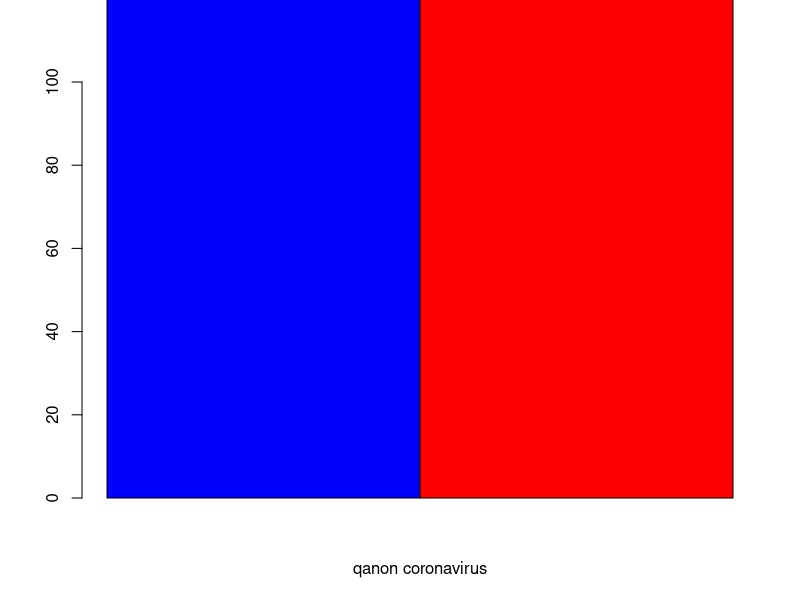
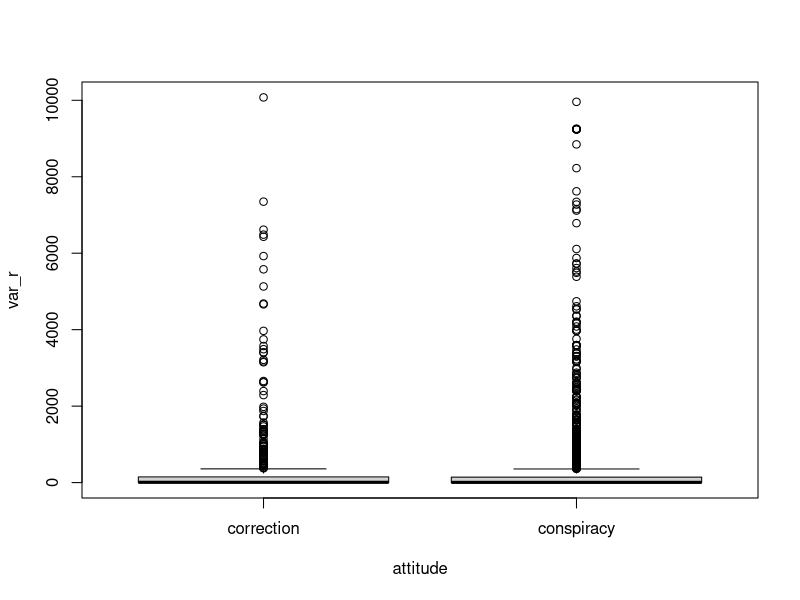
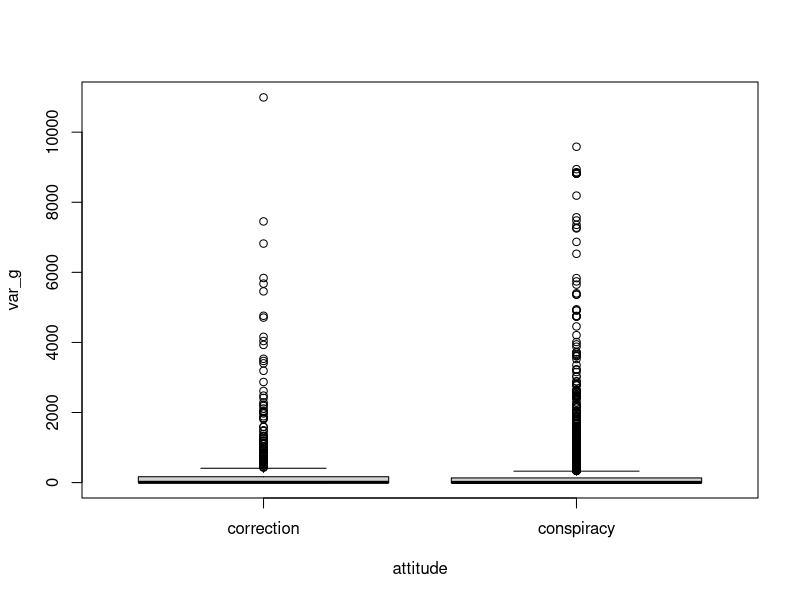
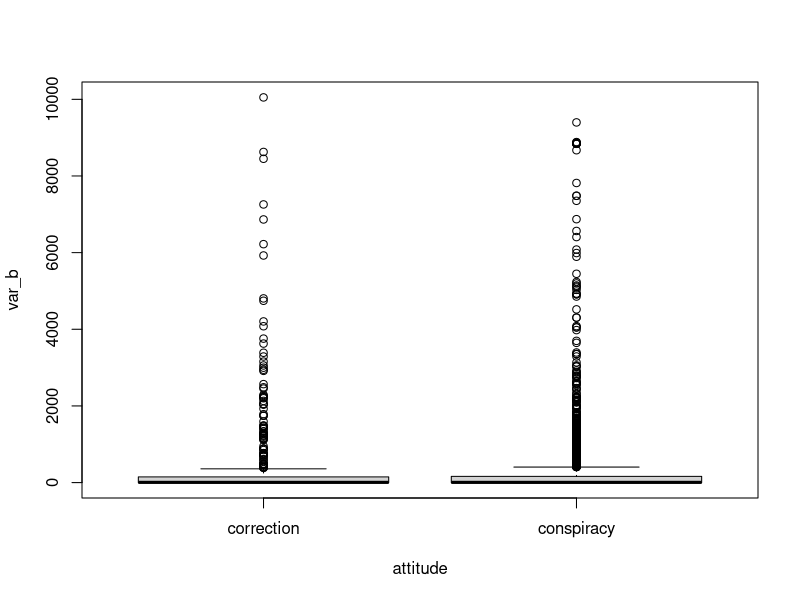
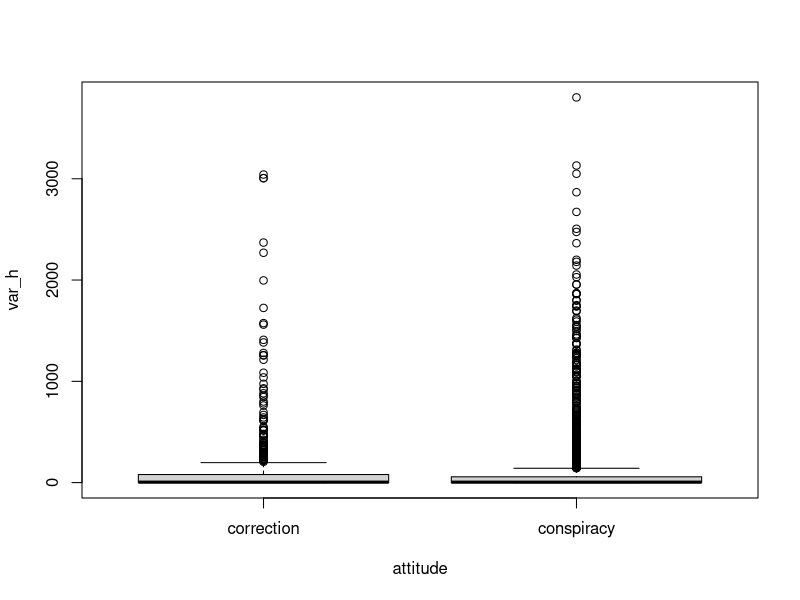
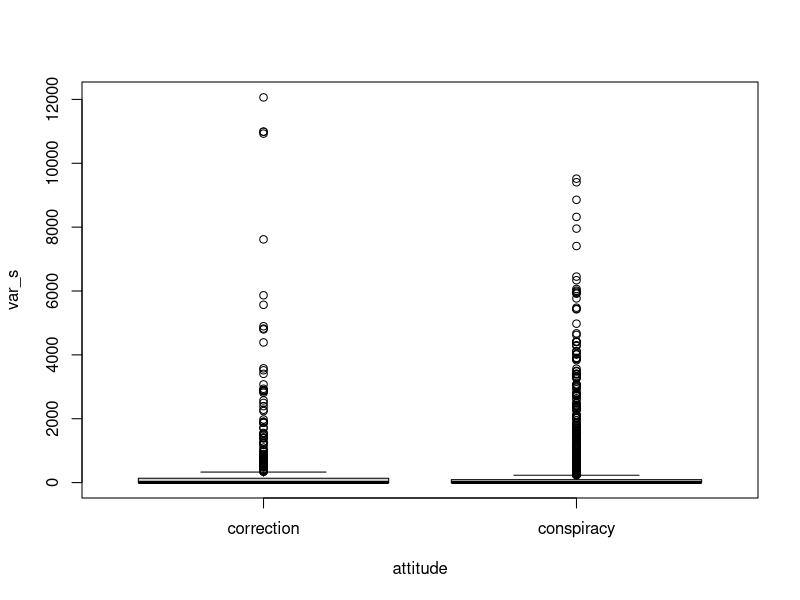
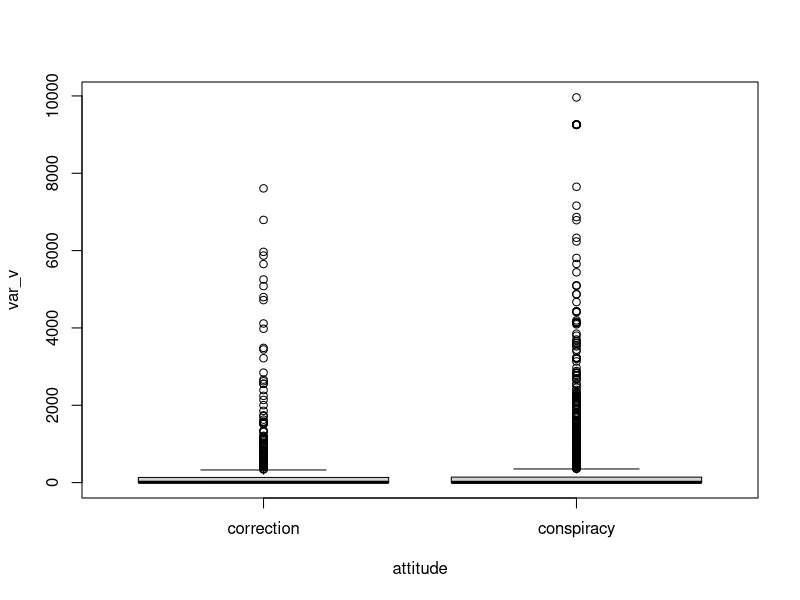
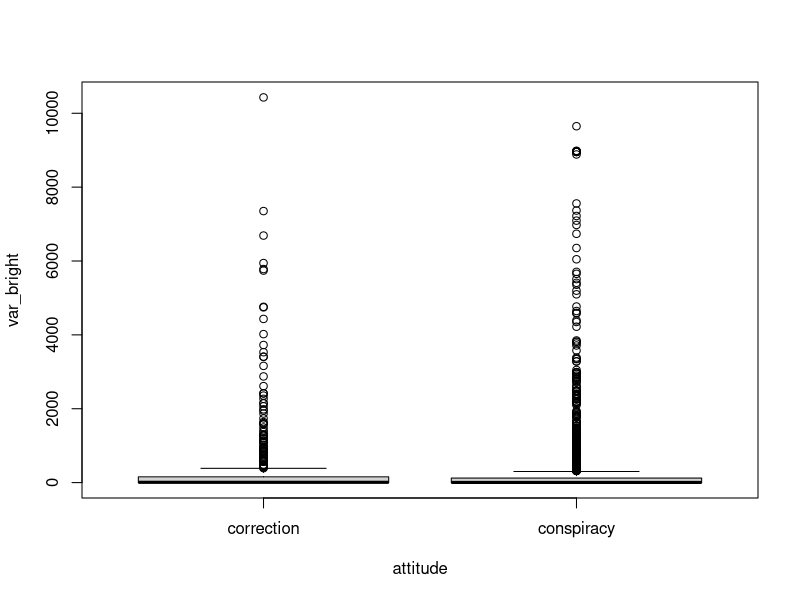

The R source for these figures, in order:
df <- read.csv('latest_mid10_feature.csv') 



df$conspiracy <- factor(df$conspiracy) 


names(df[27])

for (i in 3:33) { #3:33 variables to compare are variables 1 to 4
  # boxplot(dat[, i] ~ dat$Species, # draw boxplots by group
  #         ylab = names(dat[i]), # rename y-axis with variable's name
  #         xlab = "Species"
  # )
  res <- t.test(df[, i] ~ df$conspiracy)
  print(colnames(df)[i])
  print(res)
  pdf(paste("mid10_",names(df[i]), "_boxplot.pdf",sep='') )
  boxplot(df[, i] ~ df$conspiracy, # draw boxplots by group
          ylab = names(df[i]), # rename y-axis with variable's name
          #xlab = paste("conspiracy,with p-value:",res$p.value,sep = "")
          xlab = paste("attitude"),#,res$p.value,sep = ""),
          names = c("correction","conspiracy")
  )
  dev.off() # print results of t-test
}

# t-test result: none of the mean are significant different

res <- t.test(df[, 33] ~ df$conspiracy)
res2 <- t.test(df[, 32] ~ df$conspiracy)

library(reshape2)


bilan <- aggregate(cbind(var_r)~conspiracy, data=df , mean)
rownames(bilan) <- bilan[,1]
bilan <- as.matrix(bilan[,-1])

#Plot boundaries
lim <- 100

error.bar <- function(x, y, upper, lower=upper, length=0.1,...){
  arrows(x,y+upper, x, y-lower, angle=90, code=3, length=length, ...)
}

#Then I calculate the standard deviation for each specie and condition :
stdev <- aggregate(cbind(var_r)~conspiracy , data=df , sd)
rownames(stdev) <- stdev[,1]
stdev <- as.matrix(stdev[,-1]) * 1.96 / 10

#I am ready to add the error bar on the plot using my "error bar" function !
# ze_barplot <- barplot(bilan , beside=T ,col=c("blue" , "red") , ylim=c(0,lim) , ylab="emotion count",
#                       xlab = 'emotion count:wuhan_lab   ', legend.text = c('debunk','conspiracy')
#                       ,args.legend = list( x = 'top', ncol = 2),cex.main = 2,   font.main= 4, col.main= "red",main = "Part A: Geopolitics")
# I am ready to add the error bar on the plot using my "error bar" function !
# ze_barplot <- barplot(bilan , beside=T ,col=c("blue" , "red") , ylim=c(0,lim),
#                       xlab = 'wuhan_lab',cex.main = 2,   font.main= 4, col.main= "red",main = "Part A: Geopolitics")
ze_barplot <- barplot(bilan , beside=T ,col=c("blue" , "red") , ylim=c(0,lim),
                      xlab = 'qanon coronavirus')
error.bar(ze_barplot,bilan, stdev)
 par(mfrow=c(3, 3))
